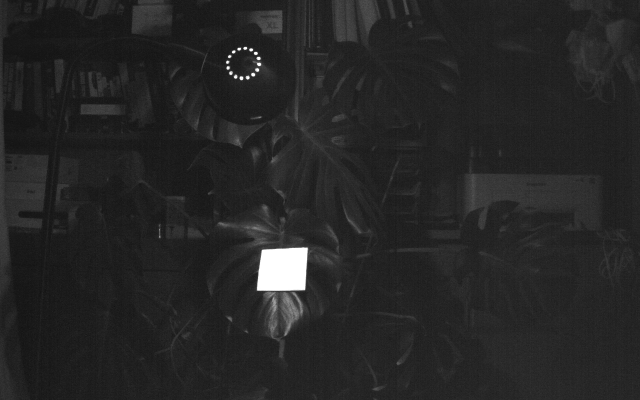
#> input picture utility/img/img2.tif, 1280 x 800 px (shown at 1/2 size)
$ python selectroi.py
#> lines starting #> are read from the running program, lines starting #| are printed output that depends on the picture
#https://www.pyimagesearch.com/2015/03/09/capturing-mouse-click-events-with-python-and-opencv/


# import the necessary packages
import argparse
import sys
sys.path.append('/usr/local/python/cv2/python3')
import cv2 as cv

# initialize the list of reference points and boolean indicating
# whether cropping is being performed or not
refPt = []
cropping = False

def click_and_crop(event, x, y, flags, param):
	# grab references to the global variables
	global refPt, cropping

	# if the left mouse button was clicked, record the starting
	# (x, y) coordinates and indicate that cropping is being
	# performed
	if event == cv.EVENT_LBUTTONDOWN:
		refPt = [(x, y)]
		cropping = True

	# check to see if the left mouse button was released
	elif event == cv.EVENT_LBUTTONUP:
		# record the ending (x, y) coordinates and indicate that
		# the cropping operation is finished
		refPt.append((x, y))
		cropping = False

		# draw a rectangle around the region of interest
		cv.rectangle(image, refPt[0], refPt[1], (0, 255, 0), 2)
		cv.imshow("image", image)

# construct the argument parser and parse the arguments

#fname = 'img/calibimg3.tif'
fname = 'img/img2.tif'

imgori = cv.imread(fname)
#> imgori is the input picture: shape (800, 1280, 3); min 12, max 255, mean 37.9
height, width = imgori.shape[:2]
#> height = 800; width = 1280
image = cv.resize(imgori, (int(width/4), int(height/4)), interpolation = cv.INTER_AREA)
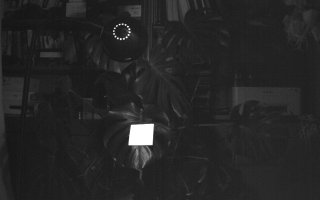
#> image: shape (200, 320, 3); min 21, max 255, mean 37.9

clone = image.copy()
cv.namedWindow("image")
cv.setMouseCallback("image", click_and_crop)

print(''' Select area \n
Keymap :\n
    c   - left click on area and c to print  \n
    r   - reset the cropping region \n
    Esc - exit \n
''')


# keep looping until the 'q' key is pressed
while True:
	# display the image and wait for a keypress
	cv.imshow("image", image)
	key = cv.waitKey(1) & 0xFF
#> (key Esc is pressed here)

	# if the 'r' key is pressed, reset the cropping region
	if key == ord("r"):
		print('r')
		image = clone.copy()


	# if the 'c' key is pressed, break from the loop
	elif key == ord("c"):
		print('c')
		print('Coordinate:', 	refPt[0][1] * 4,
					refPt[1][1] * 4,
					refPt[0][0] * 4,
					refPt[1][0] * 4  )

		# if there are two reference points, then crop the region of interest
		# from the image and display it
		'''
		if len(refPt) == 2:
			roi = clone[refPt[0][1]:refPt[1][1], refPt[0][0]:refPt[1][0]]
			cv.imshow("ROI", roi)
			grey = cv.cvtColor(roi,cv.COLOR_BGR2GRAY)
			cv.imshow('grey ROI',grey)
			# save image grey
			# status = cv.imwrite('img/grey.jpg',grey)
		'''

		if key == 27:
			print('ESC')
			cv.destroyAllWindows()
			break


# close all open windows
cv.destroyAllWindows()
